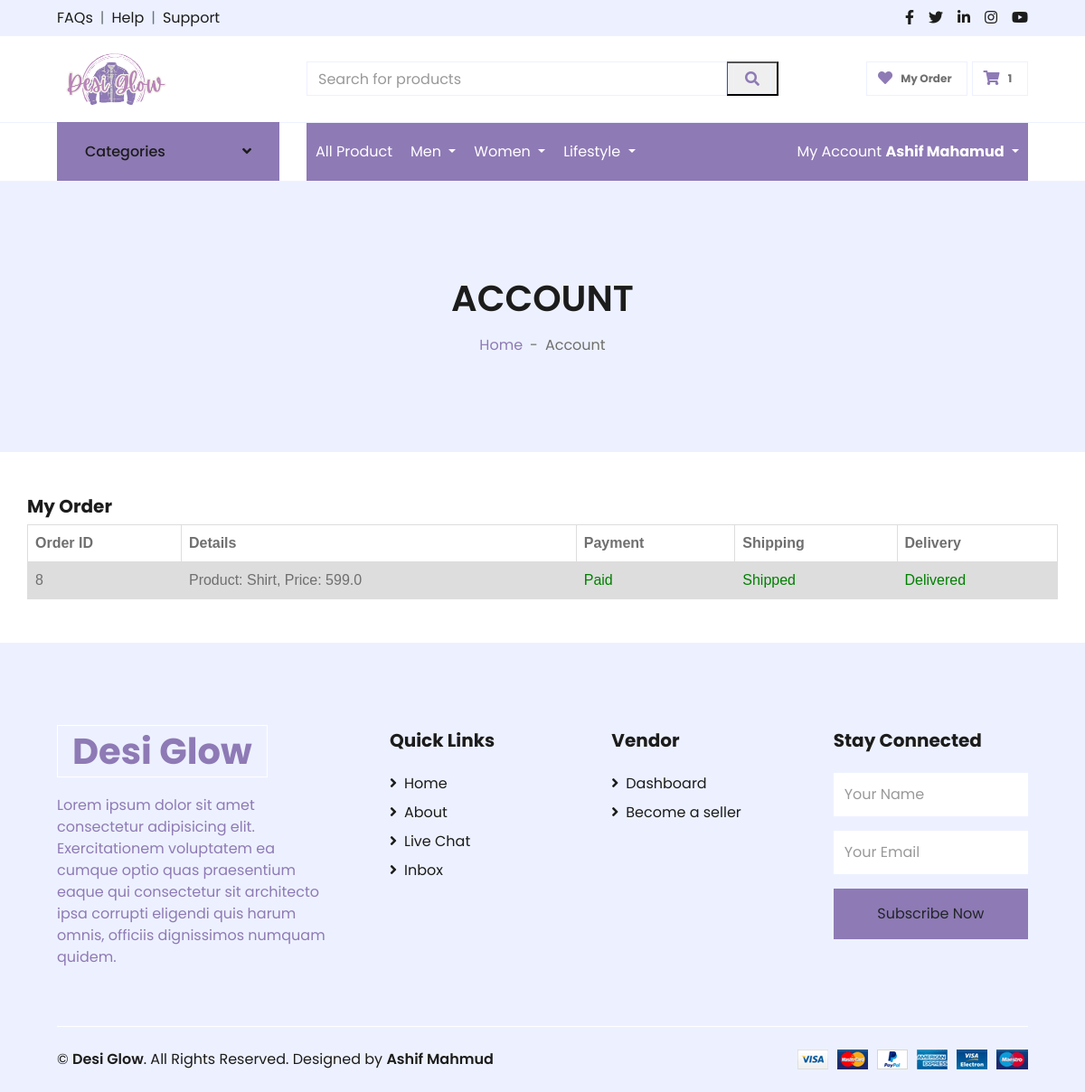
/profile/ (signed in), run on the app's committed database.
### home/models.py (models this page shows, shortened)
class MyOrder(models.Model):
    username = models.CharField(max_length=100, blank=True, null=True)
    first_name = models.CharField(max_length=100, blank=True, null=True)
    last_name = models.CharField(max_length=100, blank=True, null=True)
    email = models.EmailField(blank=True, null=True)
    phone = models.CharField(max_length=20, blank=True, null=True)
    address1 = models.CharField(max_length=255, blank=True, null=True)
    address2 = models.CharField(max_length=255, blank=True, null=True)
    country = models.CharField(max_length=100, blank=True, null=True)
    city = models.CharField(max_length=100, blank=True, null=True)
    state = models.CharField(max_length=100, blank=True, null=True)
    zip = models.CharField(max_length=20, blank=True, null=True)
    subtotal = models.CharField(max_length=20, blank=True, null=True)
    total = models.CharField(max_length=20, blank=True, null=True)
    product_details = models.TextField(blank=True, null=True)
    payment_details = models.CharField(max_length=20, blank=True, null=True)
    payment_status = models.BooleanField(default=False)
    shipped_status = models.BooleanField(default=False)
    delivery_status = models.BooleanField(default=False)
    date = models.DateField(auto_now_add=True, blank=True, null=True)
    size = models.CharField(max_length = 99, blank = True, null = True)

### home/views.py (the view)
# urls.py: path('profile/', profile, name='profile'),
def profile(request):
    my_orders = MyOrder.objects.filter(username=request.user)
    context = {
        'my_order': my_orders,
    }
    return render(request, "profile.html", context)

### home/context_processors.py (called while the page is built)
def custom_context(request):
    if request.user.is_authenticated:
        product_count = Cart.objects.filter(username=request.user).count()
    else:
        product_count = 0  # Set a default value if the user is not authenticated
    return {'product_count': product_count}

### templates/profile.html (shortened to what this page needs)
{% extends "main.html" %}
{% load static %}
{% block content %}
<div class="container-fluid">
    <div class="row border-top px-xl-5">
        <div class="col-lg-3 d-none d-lg-block">
            <a class="btn shadow-none d-flex align-items-center justify-content-between bg-primary text-white w-100"
                data-toggle="collapse" href="#navbar-vertical" style="height: 65px; margin-top: -1px; padding: 0 30px;">
                <h6 class="m-0">Categories</h6>
                <i class="fa fa-angle-down text-dark"></i>
            </a>
        </div>
        <div class="col-lg-9">
            <nav class="navbar navbar-expand-lg bg-light navbar-light py-3 py-lg-0 px-0">
                {% include "navbar.html" %}
            </nav>
        </div>
    </div>
</div>
<div class="container-fluid bg-secondary mb-5">
    <div class="d-flex flex-column align-items-center justify-content-center" style="min-height: 300px">
        <h1 class="font-weight-semi-bold text-uppercase mb-3">Account</h1>
        <div class="d-inline-flex">
            <p class="m-0"><a href="">Home</a></p>
            <p class="m-0 px-2">-</p>
            <p class="m-0">Account</p>
        </div>
    </div>
</div>
<div class="container mt-5">
    <div class="row">
        <h5><b>My Order</b></h5>
        <table>
            <tr>
                <th>Order ID</th>
                <th>Details</th>
                <th>Payment</th>
                <th>Shipping</th>
                <th>Delivery</th>
            </tr>
            {% for order in my_order %}
            <tr>
                <td>{{ order.id }}</td>
                <td>{{ order.product_details }}</td>
                {% if order.payment_status %}
                <td style="color: green;">Paid</td>
                {% else %}
                <td style="color: red;">Processing</td>
                {% endif %}
                {% if order.shipped_status %}
                <td style="color: green;">Shipped</td>
                {% else %}
                <td style="color: red;">Processing</td>
                {% endif %}
                {% if order.delivery_status %}
                <td style="color: green;">Delivered</td>
                {% else %}
                <td style="color: red;">Processing</td>
                {% endif %}
            </tr>
            {% endfor %}
        </table>
        </body>
        </html>
{% endblock content %}

### templates/navbar.html (shortened to what this page needs)
<div class="collapse navbar-collapse justify-content-between akash-navbar" id="navbarCollapse">
    <div class="navbar-nav mr-auto py-0">
        <a style="color: white;" href="{% url 'home' %}" class="nav-item nav-link">All Product</a>
        <div class="nav-item dropdown">
            <a class="nav-link dropdown-toggle" href="#" id="navbarDropdownMenuLink" role="button"
                data-toggle="dropdown" aria-haspopup="true" aria-expanded="false" style="color: white;">
                Men
            </a>
        </div>
        <div class="nav-item dropdown">
            <a class="nav-link dropdown-toggle" href="#" id="navbarDropdownMenuLink" role="button"
                data-toggle="dropdown" aria-haspopup="true" aria-expanded="false" style="color: white;">
                Women
            </a>
        </div>
        <div class="nav-item dropdown">
            <a class="nav-link dropdown-toggle" href="#" id="navbarDropdownMenuLink" role="button"
                data-toggle="dropdown" aria-haspopup="true" aria-expanded="false" style="color: white;">
                Lifestyle
            </a>
        </div>
    </div>
    <div class="navbar-nav ml-auto py-0">
        {% if user.is_authenticated %}
        <div class="nav-item dropdown">
            <a class="nav-link dropdown-toggle" href="#" id="navbarDropdownMenuLink" role="button"
                data-toggle="dropdown" aria-haspopup="true" aria-expanded="false" style="color: white;">
                My Account <strong>{{ user.get_full_name }}</strong>
            </a>
        </div>
        {% else %}
        <a style="color: white;" href="{% url 'signin' %}" class="nav-item nav-link">Login</a>
        <a style="color: white;" href="{% url 'signup' %}" class="nav-item nav-link">Register</a>
        {% endif %}
    </div>
</div>

### templates/profile.html (style rules this page uses)
table { font-family: arial, sans-serif; border-collapse: collapse; width: 100%; }
td, th { border: 1px solid #dddddd; text-align: left; padding: 8px; }
tr:nth-child(even) { background-color: #dddddd; }

### templates/navbar.html (style rules this page uses)
.akash-navbar { background-color: #8E7AB5; }

### data on the page
MyOrder: id "8", product_details "Product: Shirt, Price: 599.0", payment_status "Paid", shipped_status "Shipped", delivery_status "Delivered"

### other printed values
{{ product_count }} "1"
{{ user.get_full_name }} "Ashif Mahamud"
